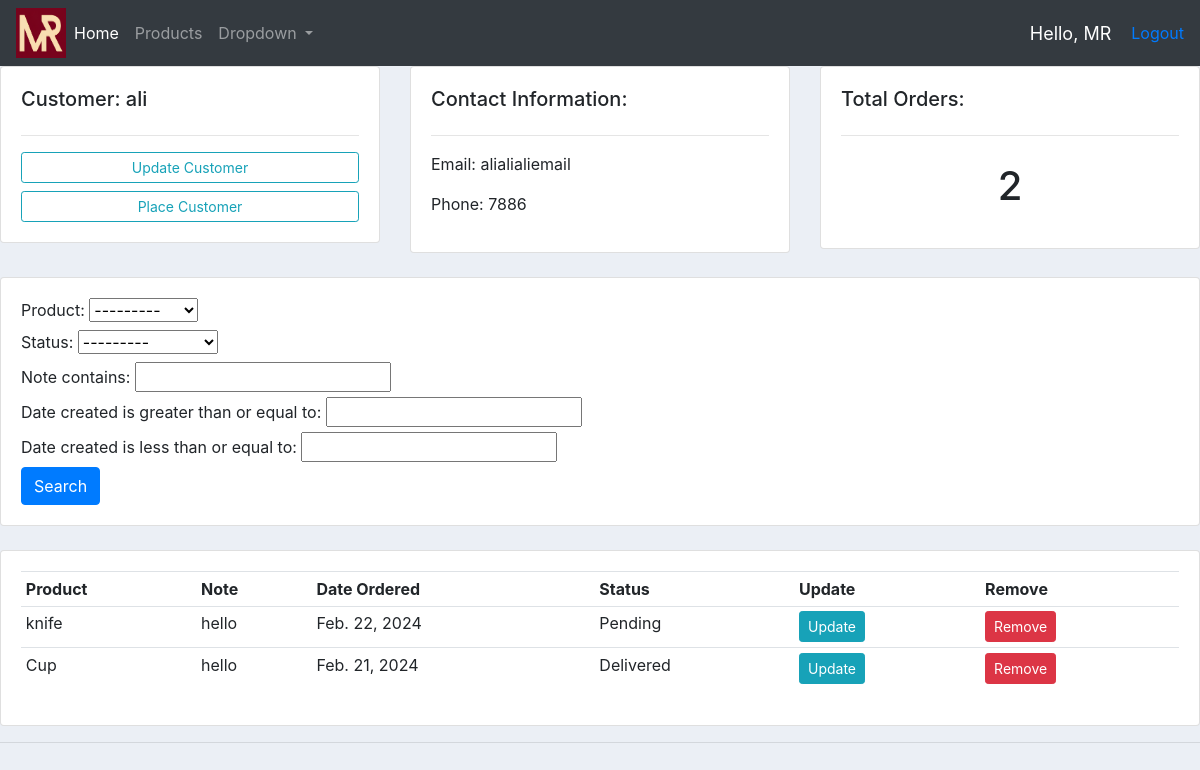
The app's page /customer/3 (signed in) with its own data.
### accountsApp/models.py (models this page shows, shortened)
class Customer(models.Model):
    name = models.CharField(max_length=200, null=True)
    phone = models.CharField(max_length=200, null=True)
    email = models.CharField(max_length=200, null=True)
    date_created = models.DateField(auto_now_add=True)

class Order(models.Model):
    STATUS = (
        ('Pending', 'Pending'),
        ('Out for delivery', 'Out for delivery'),
        ('Delivered', 'Delivered'),
    )
    customer = models.ForeignKey(Customer, null=True, on_delete=models.SET_NULL)
    product = models.ForeignKey(Product, null=True, on_delete=models.SET_NULL)
    status = models.CharField(max_length=200, null=True, choices=STATUS)
    date_created = models.DateField(auto_now_add=True)
    note = models.CharField(max_length=200, null=True, blank=True)

class Product(models.Model):
    CATEGORY = (
        ('Indoor', 'Indoor'),
        ('Outdoor', 'Outdoor'),
    )
    name = models.CharField(max_length=200, null=True)
    price = models.FloatField(null=True)
    category = models.CharField(max_length=200, null=True, choices=CATEGORY)
    description = models.CharField(max_length=200, null=True, blank=True)
    date_created = models.DateField(auto_now_add=True)
    tags = models.ManyToManyField(Tag)
    def __str__(self):
        return self.name

### templates/decorators.py (the view)
        def wrapper_func(request, *args, **kwargs):
            group = None
            if request.user.groups.exists():
                group = request.user.groups.all()[0].name
                print('Group exists: ', group)
            if group in allowed_roles:
                return view_func(request, *args, **kwargs)
            else:
                return HttpResponse('You are not authorized to view this page!')

### accountsApp/views.py (called while the page is built)
@login_required(login_url='login')
@allowed_users(allowed_roles=['admin'])
def customer(request, pk):
    customer = Customer.objects.get(id=pk)
    orders = customer.order_set.all()
    myFilter = OrderFilter(request.GET, queryset=orders)
    orders = myFilter.qs
    context = {'customer': customer, 'orders': orders, 'myFilter': myFilter}
    return render(request, '../templates/customer.html', context)

### templates/customer.html
{% extends 'main.html' %}
{% block content %}
    <div class="row">
        <div class="col-md">
            <div class="card card-body">
                <h5>Customer: {{ customer.name }}</h5>
                <hr>
                <a class="btn btn-outline-info btn-sm btn-block" href="">Update Customer</a>
                <a class="btn btn-outline-info btn-sm btn-block" href="{% url 'create_order' customer.id %}">Place Customer</a>
            </div>
        </div>
        <div class="col-md">
            <div class="card card-body">
                <h5>Contact Information:</h5>
                <hr>
                <p>Email: {{ customer.email }}</p>
                <p>Phone: {{ customer.phone }}</p>
            </div>
        </div>
        <div class="col-md">
            <div class="card card-body">
                <h5>Total Orders:</h5>
                <hr>
                <h1 style="text-align: center; padding: 10px">{{ orders.count }}</h1>
            </div>
        </div>
    </div>
    <br>
    <div class="row">
        <div class="col">
            <div class="card card-body">
                <form method="get">
                    {{ myFilter.form }}
                    <button class="btn btn-primary" type="submit">Search</button>
                </form>
            </div>
        </div>
    </div>
    <br>
    <div class="row">
        <div class="col">
            <div class="card card-body">
                <table class="table table-sm">
                    <tr>
                        <th>Product</th>
                        <th>Note</th>
                        <th>Date Ordered</th>
                        <th>Status</th>
                        <th>Update</th>
                        <th>Remove</th>
                    </tr>
                    {% for i in orders %}
                        <tr>
                            <td>{{ i.product }}</td>
                            <td>{{ i.note }}</td>
                            <td>{{ i.product.date_created }}</td>
                            <td>{{ i.status }}</td>
                            <td><a class="btn btn-sm btn-info" href="{% url 'update_order' i.id %}">Update</a></td>
                            <td><a class="btn btn-sm btn-danger" href="{% url 'delete_order' i.id %}">Remove</a></td>
                        </tr>
                    {% endfor %}
                </table>
            </div>
        </div>
    </div>
{% endblock %}

### templates/Navbar.html (shortened to what this page needs)
{% load static %}
<nav class="navbar navbar-expand-lg navbar-dark bg-dark">
  <img src="{% static 'images/MR_Logo.png' %}" width="50" height="50">
  <div class="collapse navbar-collapse" id="navbarSupportedContent">
    <ul class="navbar-nav mr-auto">
      <li class="nav-item active">
        <a class="nav-link" href="{% url 'home' %}">Home <span class="sr-only">(current)</span></a>
      </li>
      <li class="nav-item">
        <a class="nav-link" href="{% url 'products' %}">Products</a>
      </li>
      <li class="nav-item dropdown">
        <a class="nav-link dropdown-toggle" href="#" id="navbarDropdown" role="button" data-toggle="dropdown" aria-haspopup="true" aria-expanded="false">
          Dropdown
        </a>
      </li>
    </ul>
  </div>
    <span class="hello-msg">Hello, {{ request.user }}</span>
    <span><a href="{% url 'logout' %}">Logout</a></span>
</nav>

### static/css/main.css (style rules this page uses)
body { background-color: #ebeff5; }

### templates/Navbar.html (style rules this page uses)
.hello-msg { font-size: 18px; color: #fff; margin-right: 20px; }

### records on screen
Customer: name "ali", email "alialialiemail", phone "7886"
Order: product "knife", note "hello", product.date_created "Feb. 22, 2024", status "Pending"
Order: product "Cup", note "hello", product.date_created "Feb. 21, 2024", status "Delivered"

### other values on screen
{{ request.user }} "MR"
{{ orders.count }} "2"
